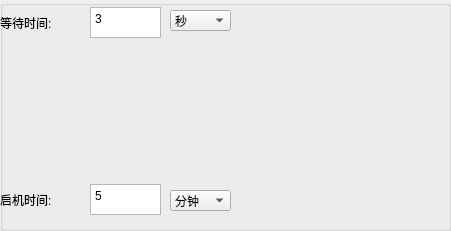
  <widget class="QGroupBox" name="groupBox_4">
   <property name="geometry">
    <rect>
     <x>960</x>
     <y>20</y>
     <width>451</width>
     <height>231</height>
    </rect>
   </property>
   <property name="title">
    <string/>
   </property>
   <widget class="QComboBox" name="comboBox_S1_TIME">
    <property name="geometry">
     <rect>
      <x>170</x>
      <y>190</y>
      <width>61</width>
      <height>21</height>
     </rect>
    </property>
    <item>
     <property name="text">
      <string>分钟</string>
     </property>
    </item>
    <item>
     <property name="text">
      <string>秒</string>
     </property>
    </item>
    <item>
     <property name="text">
      <string>毫秒</string>
     </property>
    </item>
   </widget>
   <widget class="QTextEdit" name="textEdit_S1_TIME">
    <property name="geometry">
     <rect>
      <x>90</x>
      <y>184</y>
      <width>71</width>
      <height>31</height>
     </rect>
    </property>
    <property name="html">
     <string>&lt;!DOCTYPE HTML PUBLIC &quot;-//W3C//DTD HTML 4.0//EN&quot; &quot;http://www.w3.org/TR/REC-html40/strict.dtd&quot;&gt;
&lt;html&gt;&lt;head&gt;&lt;meta name=&quot;qrichtext&quot; content=&quot;1&quot; /&gt;&lt;style type=&quot;text/css&quot;&gt;
p, li { white-space: pre-wrap; }
&lt;/style&gt;&lt;/head&gt;&lt;body style=&quot; font-family:'宋体'; font-size:10pt; font-weight:400; font-style:normal;&quot;&gt;
&lt;p style=&quot; margin-top:0px; margin-bottom:0px; margin-left:0px; margin-right:0px; -qt-block-indent:0; text-indent:0px;&quot;&gt;&lt;span style=&quot; font-family:'SimSun'; font-size:9pt;&quot;&gt;5&lt;/span&gt;&lt;/p&gt;&lt;/body&gt;&lt;/html&gt;</string>
    </property>
   </widget>
   <widget class="QLabel" name="label_132">
    <property name="geometry">
     <rect>
      <x>0</x>
      <y>190</y>
      <width>71</width>
      <height>20</height>
     </rect>
    </property>
    <property name="text">
     <string>启机时间:</string>
    </property>
   </widget>
   <widget class="QComboBox" name="comboBox_S1_ACWaitTIME">
    <property name="geometry">
     <rect>
      <x>170</x>
      <y>10</y>
      <width>61</width>
      <height>21</height>
     </rect>
    </property>
    <item>
     <property name="text">
      <string>秒</string>
     </property>
    </item>
    <item>
     <property name="text">
      <string>分钟</string>
     </property>
    </item>
    <item>
     <property name="text">
      <string>毫秒</string>
     </property>
    </item>
   </widget>
   <widget class="QLabel" name="label_131">
    <property name="geometry">
     <rect>
      <x>0</x>
      <y>13</y>
      <width>71</width>
      <height>20</height>
     </rect>
    </property>
    <property name="text">
     <string>等待时间:</string>
    </property>
   </widget>
   <widget class="QTextEdit" name="textEdit_S1_ACWaitTIME">
    <property name="geometry">
     <rect>
      <x>90</x>
      <y>7</y>
      <width>71</width>
      <height>31</height>
     </rect>
    </property>
    <property name="html">
     <string>&lt;!DOCTYPE HTML PUBLIC &quot;-//W3C//DTD HTML 4.0//EN&quot; &quot;http://www.w3.org/TR/REC-html40/strict.dtd&quot;&gt;
&lt;html&gt;&lt;head&gt;&lt;meta name=&quot;qrichtext&quot; content=&quot;1&quot; /&gt;&lt;style type=&quot;text/css&quot;&gt;
p, li { white-space: pre-wrap; }
&lt;/style&gt;&lt;/head&gt;&lt;body style=&quot; font-family:'宋体'; font-size:10pt; font-weight:400; font-style:normal;&quot;&gt;
&lt;p style=&quot; margin-top:0px; margin-bottom:0px; margin-left:0px; margin-right:0px; -qt-block-indent:0; text-indent:0px;&quot;&gt;&lt;span style=&quot; font-family:'SimSun'; font-size:9pt;&quot;&gt;3&lt;/span&gt;&lt;/p&gt;&lt;/body&gt;&lt;/html&gt;</string>
    </property>
   </widget>
  </widget>
